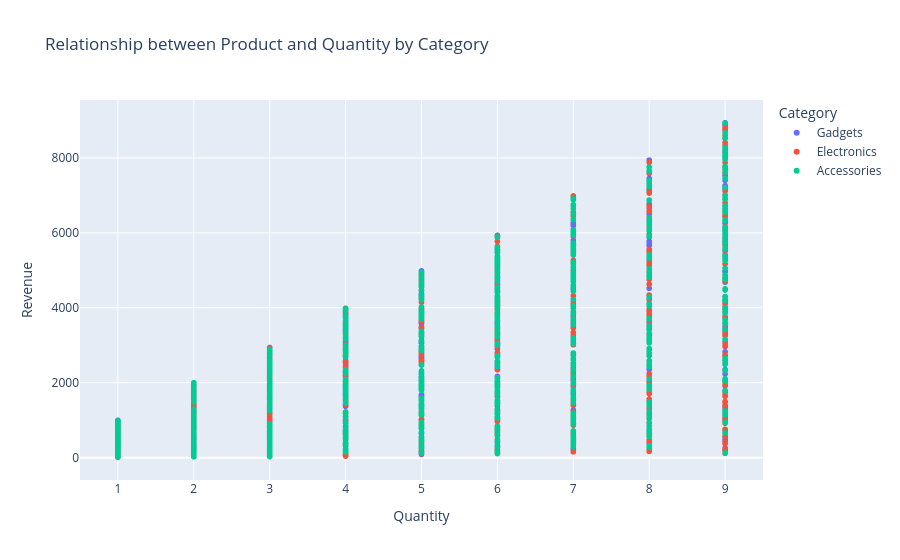

This figure's notebook cell:
### Code cell
#Plot a scatter plot to show the relationship between quantity and revenue across different catgeories using Plotly
fig= px.scatter(df, x='Quantity',y='revenue', color='Category',
                title= 'Relationship between Product and Quantity by Category',
                labels={'Quantity':'Quantity','revenue':'Revenue'})
fig.show()

### Figure 1 — Plotly figure (JSON) as saved in the notebook; plotly's stock layout.template omitted (floating-point values rounded to 4 significant figures; data arrays with more than 128 entries replaced by an {"elided": "..."} marker saying what was removed)
{"data": [{"hovertemplate": "Category=Gadgets<br>Quantity=%{x}<br>Revenue=%{y}<extra></extra>", "legendgroup": "Gadgets", "marker": {"color": "#636efa", "symbol": "circle"}, "mode": "markers", "name": "Gadgets", "showlegend": true, "type": "scattergl", "x": {"elided": "638 int values"}, "xaxis": "x", "y": {"elided": "638 float values"}, "yaxis": "y"}, {"hovertemplate": "Category=Electronics<br>Quantity=%{x}<br>Revenue=%{y}<extra></extra>", "legendgroup": "Electronics", "marker": {"color": "#EF553B", "symbol": "circle"}, "mode": "markers", "name": "Electronics", "showlegend": true, "type": "scattergl", "x": {"elided": "657 int values"}, "xaxis": "x", "y": {"elided": "657 float values"}, "yaxis": "y"}, {"hovertemplate": "Category=Accessories<br>Quantity=%{x}<br>Revenue=%{y}<extra></extra>", "legendgroup": "Accessories", "marker": {"color": "#00cc96", "symbol": "circle"}, "mode": "markers", "name": "Accessories", "showlegend": true, "type": "scattergl", "x": {"elided": "705 int values"}, "xaxis": "x", "y": {"elided": "705 float values"}, "yaxis": "y"}], "layout": {"legend": {"title": {"text": "Category"}, "tracegroupgap": 0}, "title": {"text": "Relationship between Product and Quantity by Category"}, "xaxis": {"anchor": "y", "domain": [0, 1], "title": {"text": "Quantity"}}, "yaxis": {"anchor": "x", "domain": [0, 1], "title": {"text": "Revenue"}}}}
